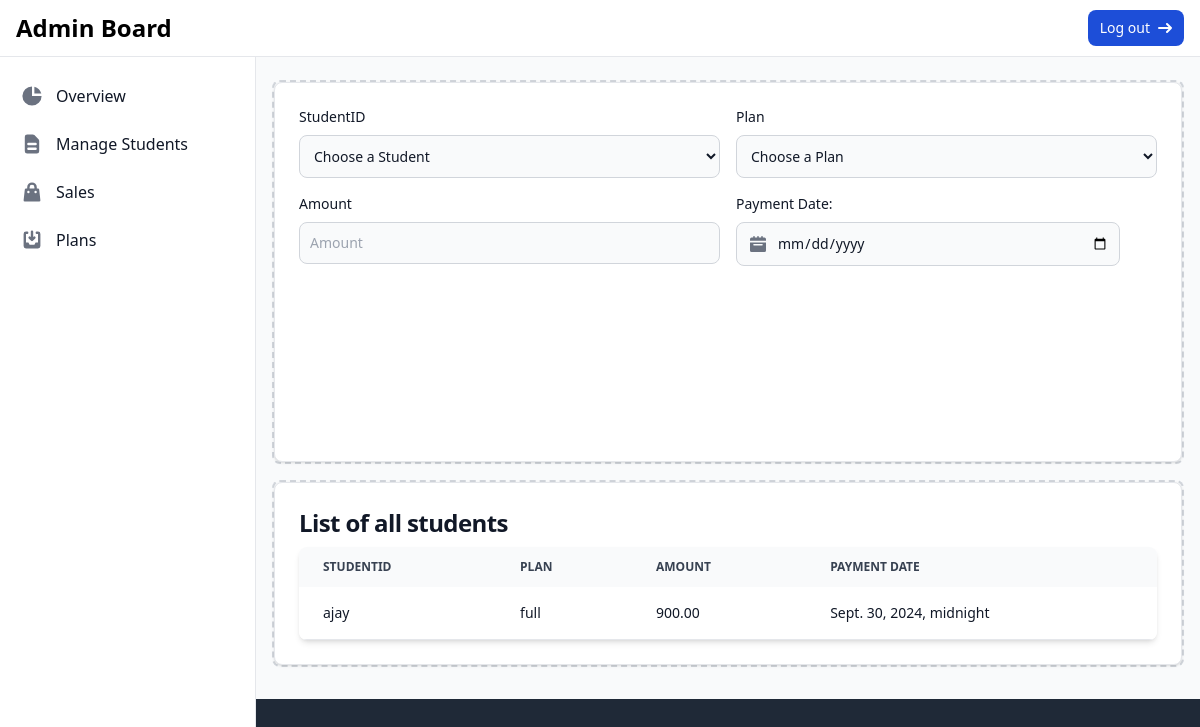
Before: /manage_fees/ (signed in) with the older database file.
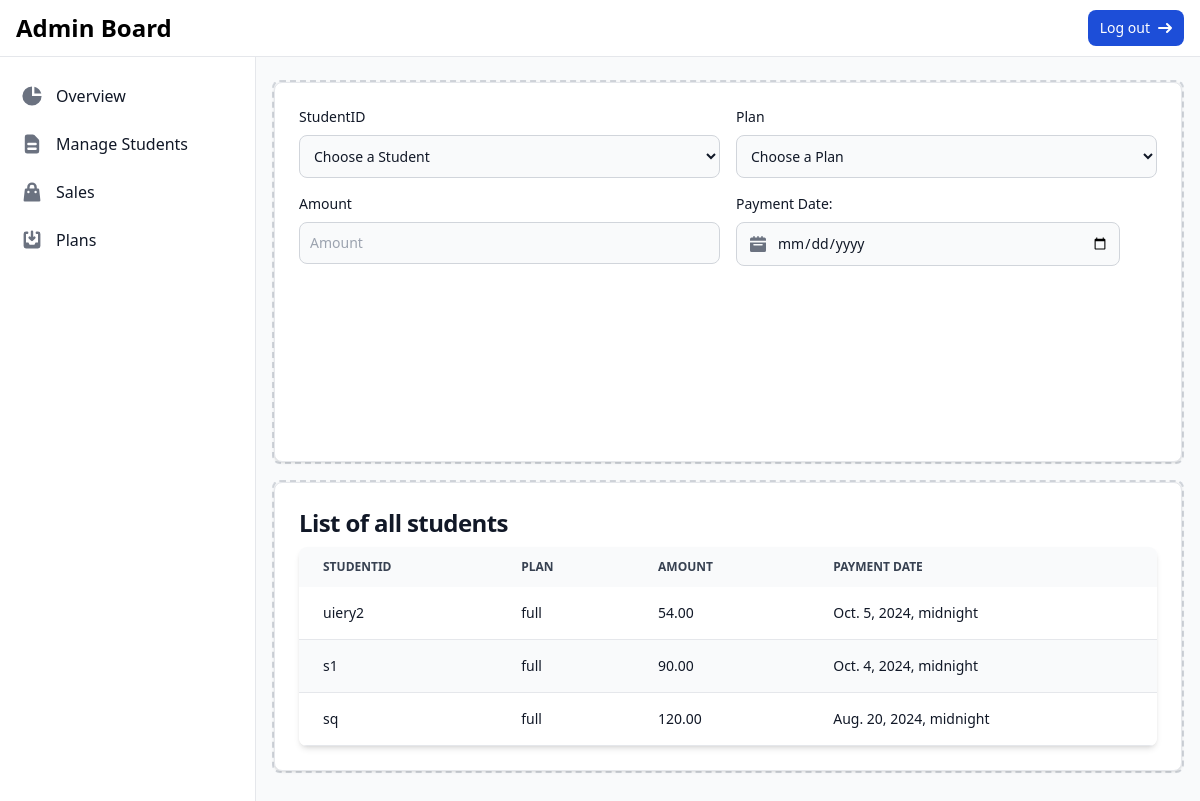
After: the same page with the newer database file.
### students/models.py (models this page shows, shortened)
class FeeRecord(models.Model):
    student = models.ForeignKey(Student, on_delete=models.CASCADE, related_name='fee_records')
    plan = models.ForeignKey(FeePlan, on_delete=models.CASCADE, related_name='fee_plan_records')
    status = models.BooleanField(default=False)
    amount = models.DecimalField(max_digits=5, decimal_places=2)
    payment_date = models.DateTimeField(null=True, blank=True)

class Student(models.Model):
    user_id = models.CharField(max_length=20, unique=True, null=False, blank=False)  # User ID field
    name = models.CharField(max_length=100, null=False, blank=False)
    age = models.IntegerField()
    course = models.CharField(max_length=100)
    enrollment_date = models.DateField()
    profile_image = models.ImageField(upload_to='profile_images/', null=False, blank=False)
    address = models.TextField(null=False, blank=False)
    phone_number = models.CharField(max_length=12, null=False, blank=False)

class FeePlan(models.Model):
    plan_name = models.CharField(max_length=100)
    hours = models.IntegerField()
    per_hour_fee = models.DecimalField(max_digits=6, decimal_places=2)

### students/views.py (the view, shortened to what this page needs)
# urls.py: path("manage_fees/", views.manage_fees, name="manage_fees"),
@login_required
def manage_fees(request):
    if request.user.groups.filter(name="Admin").exists():
        message = ""
        fee_records = FeeRecord.objects.all().order_by('-payment_date')
        students = Student.objects.all()
        plans = FeePlan.objects.all()
        return render(request, "manage_fees.html", {
            "fee_records": fee_records,
            "students": students,
            "plans": plans,
            "message": message,
        })
    else:
        return HttpResponse("Unauthorized", status=401)

### template/manage_fees.html (shortened to what the changed rows need)
{% extends 'base.html' %}
{% block content %}
    <div class="antialiased bg-gray-50 dark:bg-gray-900">
    <main class="p-4 md:ml-64 h-auto pt-20">
      <div class=" h-fit	 border-2 border-dashed rounded-lg border-gray-300 dark:border-gray-600 h-96 mb-4">
          <div class="block max-w-l h-fit p-6 bg-white border border-gray-200 rounded-lg shadow dark:bg-gray-800 dark:border-gray-700">
              <div class="relative overflow-x-auto shadow-md sm:rounded-lg">
                <table class="w-full text-sm text-left rtl:text-right text-gray-500 dark:text-gray-400">
                    <thead class="text-xs text-gray-700 uppercase bg-gray-50 dark:bg-gray-700 dark:text-gray-400">
                        <tr>
                            <th scope="col" class="px-6 py-3">
                                StudentID
                            </th>
                            <th scope="col" class="px-6 py-3">
                                Plan
                            </th>
                            <th scope="col" class="px-6 py-3">
                                Amount
                            </th>
                            <th scope="col" class="px-6 py-3">
                                Payment Date
                            </th>
                    </thead>
                    <tbody>
                        {% for record in fee_records %}
                            <tr class="odd:bg-white odd:dark:bg-gray-900 even:bg-gray-50 even:dark:bg-gray-800 border-b dark:border-gray-700">
                                <th scope="row" class="px-6 py-4 font-medium text-gray-900 whitespace-nowrap dark:text-white">
                                    <a href="{% url 'student_detail' record.student.id %}">
                                        {{ record.student.name }}
                                    </a>
                                </th>
                                <th scope="row" class="px-6 py-4 font-medium text-gray-900 whitespace-nowrap dark:text-white">
                                    {{ record.plan.plan_name }}
                                </th>
                                <th scope="row" class="px-6 py-4 font-medium text-gray-900 whitespace-nowrap dark:text-white">
                                    {{ record.amount }}
                                </th>
                                <th scope="row" class="px-6 py-4 font-medium text-gray-900 whitespace-nowrap dark:text-white">
                                    {{ record.payment_date }}
                                </th>
                            </tr>
                        {% endfor %}
                    </tbody>
                </table>
            </div>
      </div>
    </main>
  </div>
{% endblock %}

Changed rows visible on the page:
removed FeeRecord: student.name "ajay", plan.plan_name "full", amount "900.00", payment_date "Sept. 30, 2024, midnight"
added FeeRecord: student.name "uiery2", plan.plan_name "full", amount "54.00", payment_date "Oct. 5, 2024, midnight"
added FeeRecord: student.name "s1", plan.plan_name "full", amount "90.00", payment_date "Oct. 4, 2024, midnight"
added FeeRecord: student.name "sq", plan.plan_name "full", amount "120.00", payment_date "Aug. 20, 2024, midnight"
